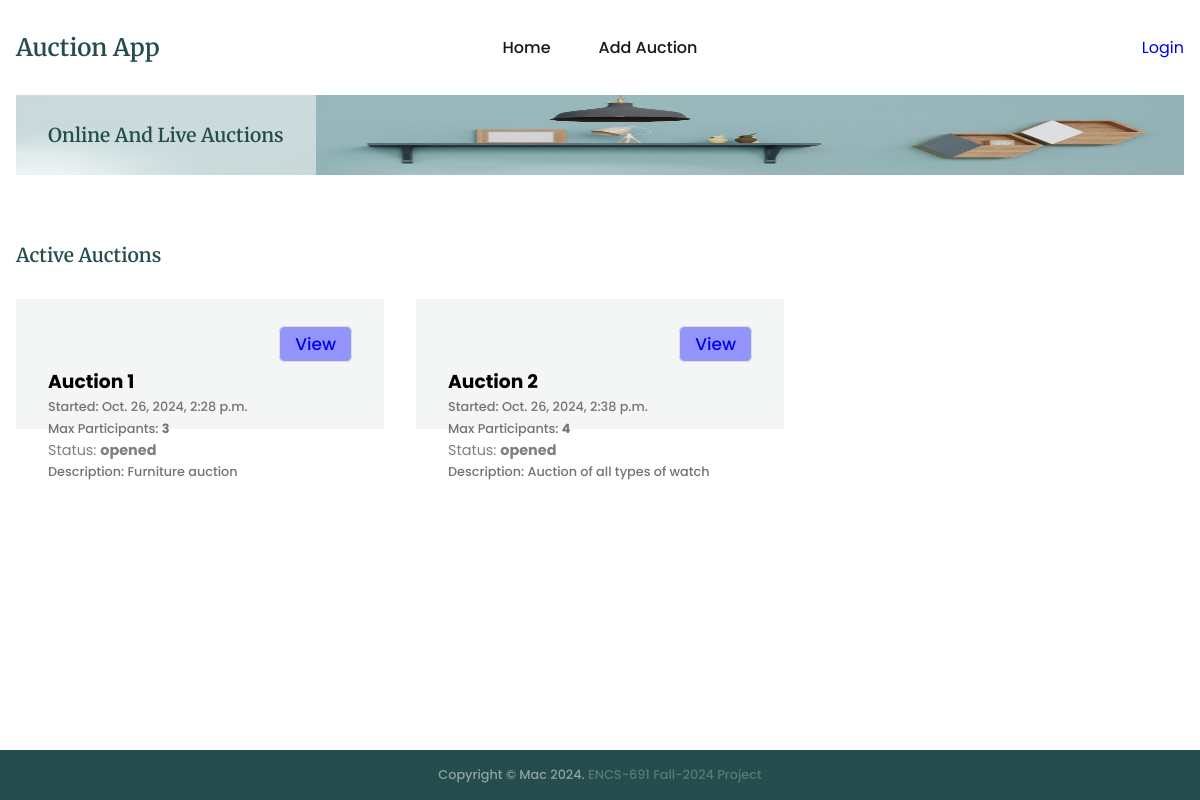
Before: / with the older database file.
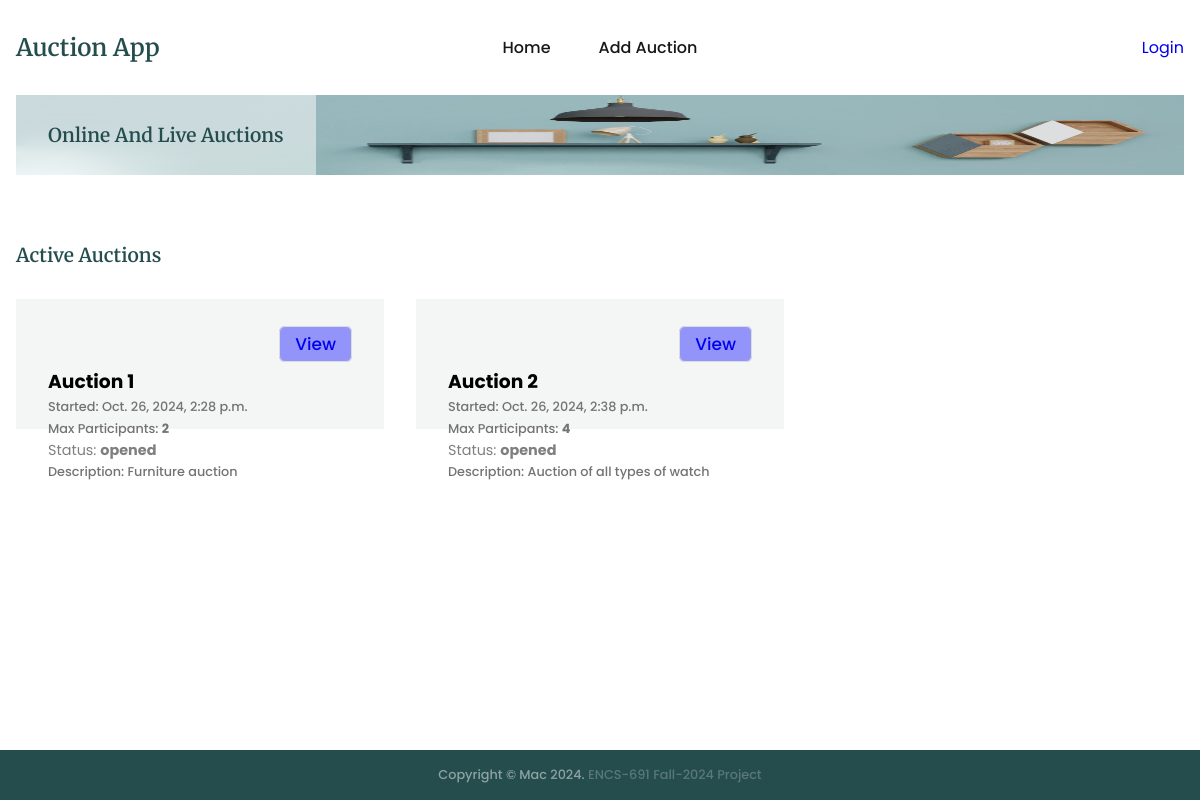
After: the same page with the newer database file.
### auctions/models.py (models this page shows, shortened)
class Auction(models.Model):
    name = models.CharField(max_length=200)
    description = models.CharField(max_length=200)
    status = models.CharField(max_length=200, default='opened')
    auction1 = models.CharField(max_length=200, default='0')
    maxparticipant = models.CharField(max_length=200, default='0')
    createdat = models.DateTimeField(default=timezone.now)

### auctions/views.py (the view)
# urls.py: path('', views.index, name='index'),
def index(req):
    editBtnLabel = {'editBtnLabel':'Edit'}
    context = {
        'pageOptions':{
            'page':'index',
            'buttonLabel':'View',
            'header':'Active Auctions',
            **editBtnLabel
        }
    }
    try:
        filteredAuction = Auction.objects.filter(status='opened')
    except:
        logging.error('Index: Auctions not found')
        return render(req, 'auctions/index.html', context=context)
    else:
        context['auctions'] = filteredAuction
        return render(req, 'auctions/index.html', context=context)

### templates/auctions/index.html
{% extends "base.html" %}
{% block content %}
<section class="section__container product__container" id="product">
    {% include "auctions/message.html" %}
    {% if auctions and pageOptions %}
    <h4 class="section__header">{{pageOptions.header}}</h4>
    <div class="product__grid">
        {% for auction in auctions %}
        <div class="product__card">
            <div class="auction__btn">
                <div class="btn-div">
                    <a class="bid-btn" href="{% url 'auctions:auctionIndex' auction.id %}?page={{pageOptions.page}}">
                        {{pageOptions.buttonLabel}}
                    </a>
                </div>
            </div>
            <h3>{{auction.name}}</h3>
            <p>Started: {{auction.createdat}}</p>
            <p>Max Participants: <strong>{{auction.maxparticipant}}</strong></p>
            <div class="product-status">Status: <strong>{{auction.status}}</strong></div>
            <p>Description: {{auction.description}}</p>
        </div>
        {% endfor %}
        {% else %}
    </div>
    <div class="auction-notice">No Active Auction available</div>
    {% endif %}
</section>
{% endblock %}

### templates/base.html (shortened to what this page needs)
{% load static %}
<!DOCTYPE html>
<html lang="en">
<head>
  <link rel="stylesheet" href="{% static 'css/styles.css' %}" />
</head>
<body>
  <div id="main-container">
    <nav>
      <div class="nav__header">
        <div class="nav__logo">
          <a href="{% url 'auctions:index' %}" class="logo">Auction App</a>
        </div>
      </div>
      <ul class="nav__links" id="nav-links">
        <li><a href="{% url 'auctions:index' %}">Home</a></li>
        <li><a href="{% url 'auctions:addAuction' %}">Add Auction</a></li>
      </ul>
      <div class="nav__notification" id="nav-notification">
        {% if user.is_authenticated %}
        <div class="user-container">
          <div id="systemuser">{{user.username}}</div>
          <div class="display-none" id="user-settings">
            <div class="logout-user" id="logout-user">Logout</div>
            <hr style="margin: 10px 0;" />
            <div class="deregister-user" id="deregister-user">Deregister</div>
          </div>
        </div>
        <div class="notification-icon" hx-get="{% url 'auctions:notification' %}?type=list" hx-target="#modal-content">
          <svg width="30px" height="30px" viewBox="0 0 24 24" fill="none">
            <path
              d="M12.02 2.90991C8.70997 2.90991 6.01997 5.59991 6.01997 8.90991V11.7999C6.01997 12.4099 5.75997 13.3399 5.44997 13.8599L4.29997 15.7699C3.58997 16.9499 4.07997 18.2599 5.37997 18.6999C9.68997 20.1399 14.34 20.1399 18.65 18.6999C19.86 18.2999 20.39 16.8699 19.73 15.7699L18.58 13.8599C18.28 13.3399 18.02 12.4099 18.02 11.7999V8.90991C18.02 5.60991 15.32 2.90991 12.02 2.90991Z"
              stroke="#292D32" stroke-width="1.5" stroke-miterlimit="10" stroke-linecap="round"></path>
            <path
              d="M13.87 3.19994C13.56 3.10994 13.24 3.03994 12.91 2.99994C11.95 2.87994 11.03 2.94994 10.17 3.19994C10.46 2.45994 11.18 1.93994 12.02 1.93994C12.86 1.93994 13.58 2.45994 13.87 3.19994Z"
              stroke="#292D32" stroke-width="1.5" stroke-miterlimit="10" stroke-linecap="round" stroke-linejoin="round">
            </path>
            <path
              d="M15.02 19.0601C15.02 20.7101 13.67 22.0601 12.02 22.0601C11.2 22.0601 10.44 21.7201 9.90002 21.1801C9.36002 20.6401 9.02002 19.8801 9.02002 19.0601"
              stroke="#292D32" stroke-width="1.5" stroke-miterlimit="10"></path>
          </svg>
          <span class="notification-count" hx-get="{% url 'auctions:notification' %}?type=count" hx-trigger="load"
            hx-target=".notification-count">
          </span>
        </div>
        {% else %}
        <a href="{% url 'users:login' %}">Login</a>
        {% endif %}
      </div>
    </nav>
    <header class="section__container header__container" id="home">
      <div class="header__image">
        <img src="{% static 'images/header.png' %}" alt="header" />
      </div>
      <div class="header__content">
        <div>
          <h1>Online And Live Auctions</h1>
        </div>
      </div>
    </header>
    {% block content %}{% endblock %}
  </div>
  <footer class="footer" id="contact">
    <div class="footer__bar">
      Copyright © Mac 2024. <span class="footer-span">ENCS-691 Fall-2024 Project</span>
    </div>
  </footer>
</body>
</html>

### templates/auctions/message.html (shortened to what this page needs)
<div style="width_: 100%; text-align: center; padding-bottom: 20px;">
</div>

### auctions/static/css/styles.css (style rules this page uses)
:root { --primary-color: #254d4d; --text-dark: #171717; --text-light: #737373; --extra-light: #f4f6f5; --white: #ffffff; --max-width: 1200px; --header-font: "Merriweather", serif; }
* { padding: 0; margin: 0; box-sizing: border-box; }
.section__container { max-width: var(--max-width); margin: auto; padding: 3rem 1rem; }
.section__header { margin-bottom: 0.5rem; font-size: 1.2rem; font-weight: 600; font-family: var(--header-font); color: var(--primary-color); }
.logo { font-size: 1.5rem; font-weight: 600; font-family: var(--header-font); }
img { display: flex; width: 100%; height: 150px; }
a { text-decoration: none; transition: 0.3s; }
ul { list-style: none; }
html, body { scroll-behavior: smooth; }
body { font-family: "Poppins", sans-serif; }
nav { position: fixed; isolation: isolate; width: 100%; max-width: var(--max-width); margin-inline: auto; z-index: 9; }
.nav__header { padding: 1rem; width: 100%; display: flex; align-items: center; justify-content: space-between; background-color: var(--primary-color); }
.nav__logo .logo { color: var(--white); }
.nav__links { position: absolute; top: 65px; left: 0; width: 100%; padding: 2rem; display: flex; align-items: center; justify-content: center; flex-direction: column; gap: 2rem; background-color: var(--primary-color); transition: 0.5s; z-index: -1; transform: translateY(-100%); }
.nav__links a { font-weight: 500; color: var(--white); }
.nav__notification { position: relative; flex: 1; display: flex; align-items: center; justify-content: flex-end; gap: 1rem; }
.header__container { display: grid; overflow: hidden; height: 80px; }
.header__image { grid-area: 1/1/2/2; }
.header__image img { max-width: var(--max-width); margin-left: auto; height: 80px; }
.header__content { grid-area: 1/1/2/2; display: flex; align-items: center; height: 80px; }
.header__content>div { padding: 1.8rem 2rem; background-color: rgba(255, 255, 255, 0.5); backdrop-filter: blur(10px); }
.header__content h1 { font-size: 1.2rem; font-weight: 600; font-family: var(--header-font); color: var(--primary-color); }
.product__grid { margin-top: 2rem; display: grid; gap: 2rem; }
.product__card { position: relative; isolation: isolate; padding: 2rem; }
.product__card::before { position: absolute; content: ""; top: 0; left: 0; width: 100%; height: 60%; background-color: var(--extra-light); z-index: -1; transition: 0.3s; }
.product__card p { padding: 2px 0; font-size: 0.8rem; font-weight: 500; color: var(--text-light); }
.product__card .product-status { font-size: 0.9rem; color: rgba(0, 0, 0, 0.5); }
.product__card .btn-div { text-align: end; }
.auction__btn { display: flex; justify-content: end; margin-bottom: 10px; }
.product__card .bid-btn { font-size: 1.2rem; font-weight: 500; cursor: pointer; padding: 5px 15px; font-size: 17px; border: 1px solid #ddd; border-radius: 6px; outline: none; background-color: rgba(0, 0, 255, 0.4); z-index: 10; position: relative; }
.footer { background-color: var(--primary-color); position: fixed; left: 0; right: 0; bottom: 0; width: 100%; text-align: center; }
.footer__bar { padding: 1rem; font-size: 0.8rem; color: rgba(255, 255, 255, 0.6); opacity: 0.8; font-weight: 500; text-align: center; }
.footer .footer-span { color: rgba(255, 255, 255, 0.3); }
@media (width > 540px) { .product__grid { grid-template-columns: repeat(2, 1fr); } }
@media (width > 768px) { nav { position: static; padding: 2rem 1rem; display: flex; align-items: center; justify-content: space-between; gap: 2rem; } }
@media (width > 768px) { .nav__header { flex: 1; padding: 0; background-color: transparent; } }
@media (width > 768px) { .nav__logo .logo { color: var(--primary-color); } }
@media (width > 768px) { .nav__links { position: static; padding: 0; width: fit-content; flex-direction: row; gap: 3rem; background-color: transparent; transform: none; } }
@media (width > 768px) { .nav__links a { color: var(--text-dark); } }
@media (width > 768px) { .header__container { padding-top: 0; } }
@media (width > 768px) { .product__grid { grid-template-columns: repeat(3, 1fr); } }
::placeholder { text-transform: none; }
a { text-decoration: none; }

Changed rows visible on the page:
changed Auction "Auction 1": maxparticipant "3" → "2"
